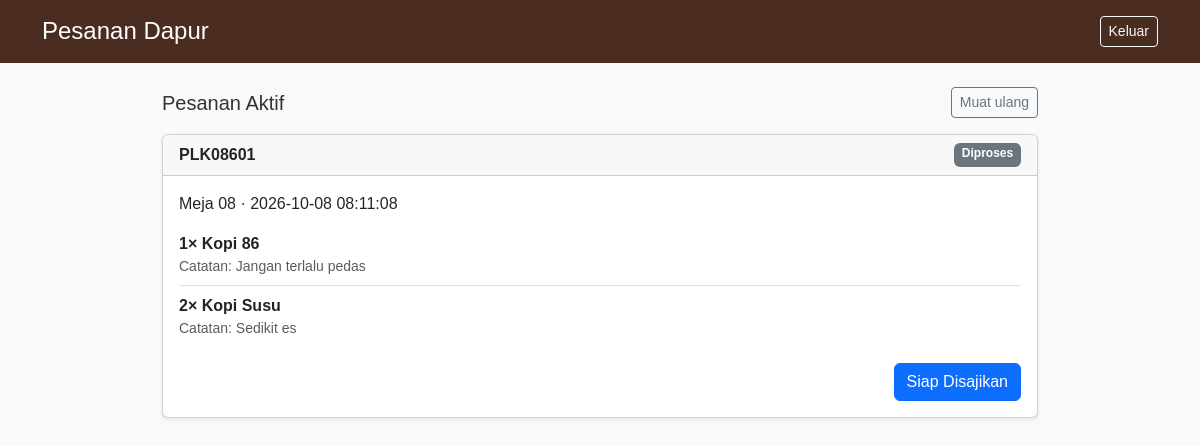
The page /kitchen/index.php (signed in) on the database its author committed.
### tables this page shows
CREATE TABLE `pesanan` (
  `id` INT AUTO_INCREMENT PRIMARY KEY,
  `nomor_pesanan` VARCHAR(20) NOT NULL UNIQUE,
  `meja_id` INT NOT NULL,
  `total` DECIMAL(10,2) NOT NULL,
  `metode_pembayaran` VARCHAR(50) NOT NULL,
  `status` ENUM('Menunggu', 'Diproses', 'Siap Disajikan', 'Selesai', 'Dibatalkan') DEFAULT 'Menunggu',
  `waktu_pesanan` DATETIME DEFAULT CURRENT_TIMESTAMP,
  `created_at` TIMESTAMP DEFAULT CURRENT_TIMESTAMP,
  FOREIGN KEY (`meja_id`) REFERENCES `meja`(`id`) ON DELETE CASCADE
);

CREATE TABLE `detail_pesanan` (
  `id` INT AUTO_INCREMENT PRIMARY KEY,
  `pesanan_id` INT NOT NULL,
  `menu_id` INT NOT NULL,
  `jumlah` INT NOT NULL,
  `harga` DECIMAL(10,2) NOT NULL,
  `catatan` TEXT DEFAULT NULL,
  `subtotal` DECIMAL(10,2) NOT NULL,
  FOREIGN KEY (`pesanan_id`) REFERENCES `pesanan`(`id`) ON DELETE CASCADE,
  FOREIGN KEY (`menu_id`) REFERENCES `menu`(`id`) ON DELETE CASCADE
);

CREATE TABLE `menu` (
  `id` INT AUTO_INCREMENT PRIMARY KEY,
  `kategori_id` INT NOT NULL,
  `nama_menu` VARCHAR(100) NOT NULL,
  `deskripsi` TEXT,
  `harga` DECIMAL(10,2) NOT NULL,
  `foto` VARCHAR(255) DEFAULT 'default.jpg',
  `stok` INT DEFAULT 50,
  `status` ENUM('tersedia', 'tidak tersedia') DEFAULT 'tersedia',
  `created_at` TIMESTAMP DEFAULT CURRENT_TIMESTAMP,
  FOREIGN KEY (`kategori_id`) REFERENCES `kategori`(`id`) ON DELETE CASCADE
);

### kitchen/index.php (the view, shortened to what this page needs)
<?php
require_once '../config/database.php';
function escape($value)
{
    return htmlspecialchars((string) $value, ENT_QUOTES, 'UTF-8');
}
$nextStatus = [
    'Menunggu' => 'Diproses',
    'Diproses' => 'Siap Disajikan',
    'Siap Disajikan' => 'Selesai',
];
$sql = "SELECT p.id, p.nomor_pesanan, p.status, p.waktu_pesanan,
               meja.nomor_meja, d.menu_id, d.jumlah, d.catatan, m.nama_menu
        FROM pesanan p
        JOIN meja ON meja.id = p.meja_id
        LEFT JOIN detail_pesanan d ON d.pesanan_id = p.id
        LEFT JOIN menu m ON m.id = d.menu_id
        WHERE p.status IN ('Menunggu', 'Diproses', 'Siap Disajikan')
        ORDER BY p.waktu_pesanan ASC, p.id ASC, d.id ASC";
$rows = $pdo->query($sql)->fetchAll();
$orders = [];
foreach ($rows as $row) {
    $orderId = $row['id'];
    if (!isset($orders[$orderId])) {
        $orders[$orderId] = [
            'nomor_pesanan' => $row['nomor_pesanan'],
            'status' => $row['status'],
            'waktu_pesanan' => $row['waktu_pesanan'],
            'nomor_meja' => $row['nomor_meja'],
            'items' => [],
        ];
    }
    if ($row['menu_id'] !== null) {
        $orders[$orderId]['items'][] = [
            'nama_menu' => $row['nama_menu'],
            'jumlah' => $row['jumlah'],
            'catatan' => $row['catatan'],
        ];
    }
}
?>
<!DOCTYPE html>
<html lang="id">
<head>
    <link href="https://cdn.jsdelivr.net/npm/bootstrap@5.3.0/dist/css/bootstrap.min.css" rel="stylesheet">
    <link rel="stylesheet" href="../assets/css/style.css">
</head>
<body class="bg-light">
<header class="bg-primary-brown text-white py-3">
    <div class="container d-flex justify-content-between align-items-center">
        <h1 class="h4 mb-0">Pesanan Dapur</h1>
        <a href="../pages/logout.php" class="btn btn-outline-light btn-sm">Keluar</a>
    </div>
</header>
<main class="container py-4" style="max-width: 900px;">
    <div class="d-flex justify-content-between align-items-center mb-3">
        <h2 class="h5 mb-0">Pesanan Aktif</h2>
        <a href="index.php" class="btn btn-outline-secondary btn-sm">Muat ulang</a>
    </div>
    <?php if (!$orders): ?>
        <div class="alert alert-info">Belum ada pesanan aktif.</div>
    <?php else: ?>
        <?php foreach ($orders as $id => $order): ?>
            <article class="card mb-3 shadow-sm">
                <div class="card-header d-flex flex-wrap justify-content-between gap-2">
                    <strong><?php echo escape($order['nomor_pesanan']); ?></strong>
                    <span class="badge bg-secondary"><?php echo escape($order['status']); ?></span>
                </div>
                <div class="card-body">
                    <p class="mb-2">Meja <?php echo escape($order['nomor_meja']); ?> · <?php echo escape($order['waktu_pesanan']); ?></p>
                    <ul class="list-group list-group-flush mb-3">
                        <?php foreach ($order['items'] as $item): ?>
                            <li class="list-group-item px-0">
                                <strong><?php echo escape($item['jumlah']); ?>× <?php echo escape($item['nama_menu']); ?></strong>
                                <?php if ($item['catatan']): ?>
                                    <div class="small text-muted">Catatan: <?php echo escape($item['catatan']); ?></div>
                                <?php endif; ?>
                            </li>
                        <?php endforeach; ?>
                    </ul>
                    <form method="POST" class="text-end">
                        <button type="submit" class="btn btn-primary">
                            <?php echo escape($nextStatus[$order['status']]); ?>
                        </button>
                    </form>
                </div>
            </article>
        <?php endforeach; ?>
    <?php endif; ?>
</main>
</body>
</html>

### assets/css/style.css (style rules this page uses)
:root { --dark-brown: #4A2C20; --warm-brown: #795548; --cream: #F5EBDD; --white: #FFFFFF; --warm-accent: #C9824A; --gray-bg: #F9F7F5; }
body { font-family: 'Poppins', sans-serif; background-color: var(--gray-bg); color: #333; margin: 0; padding: 0; }
.bg-primary-brown { background-color: var(--dark-brown); color: var(--white); }

### rows shown on the page
pesanan: detail_pesanan.jumlah "1", menu.nama_menu "Kopi 86", detail_pesanan.catatan "Jangan terlalu pedas", detail_pesanan.jumlah "2", menu.nama_menu "Kopi Susu", detail_pesanan.catatan "Sedikit es"

### other values the page prints
$order['nomor_pesanan'] "PLK08601"
$order['status'] "Diproses"
$order['nomor_meja'] "08"
$order['waktu_pesanan'] "2026-10-08 08:11:08"
$nextStatus[$order['status']] "Siap Disajikan"
